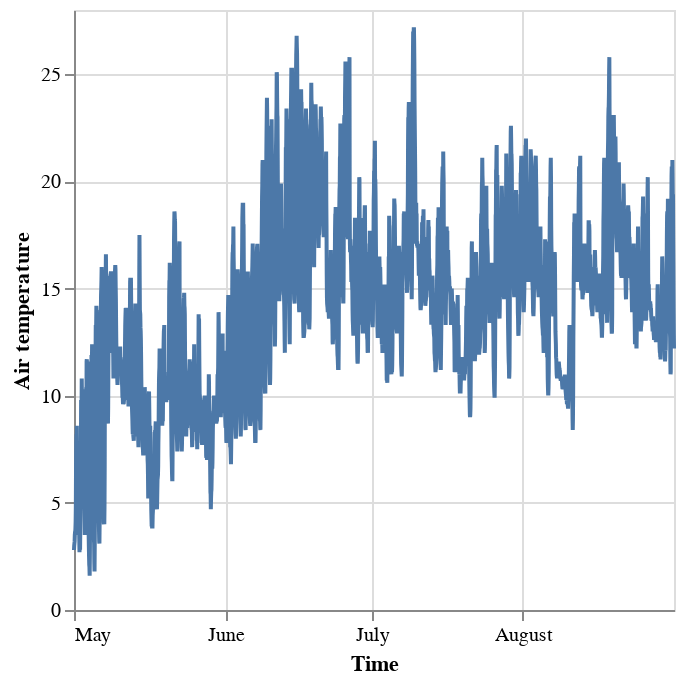

Source (notebook cell):
### Markdown cell above
Flott! Nå kan vi jobbe med tidsdata som er behandlet og formatert på riktig måte. For å lage et tidsorientert diagram følger vi de samme trinnene som vi ville tatt for å lage et hvilket som helst diagram. 

Vi oppretter et `Chart()`-objekt, velger et merke og tilordner en av kanalene til tidsdata. Dette er vanligvis X-kanalen, ettersom tid vanligvis plasseres på en horisontal akse. Vi kan annotere datafeltet med `T` for å indikere for Altair at vi arbeider med tidsdata.

Dette gjør at Y-kanalen kan mappes til et annet felt, for eksempel lufttemperatur.

### Code cell
weather_chart = alt.Chart(weather_subset).mark_line().encode(
    alt.X("Time:T"),
    alt.Y("Air temperature:Q")
)

weather_chart

### Figure 1 — Vega-Lite specification as saved in the notebook (floating-point values rounded to 4 significant figures; data arrays with more than 128 entries replaced by an {"elided": "..."} marker saying what was removed)
{"config": {"view": {"continuousWidth": 300, "continuousHeight": 300}}, "data": {"name": "data-f231a46c3f6deb3a9a6a35e6466b55c1"}, "mark": {"type": "line"}, "encoding": {"x": {"field": "Time", "type": "temporal"}, "y": {"field": "Air temperature", "type": "quantitative"}}, "$schema": "https://vega.github.io/schema/vega-lite/v5.20.1.json", "datasets": {"data-f231a46c3f6deb3a9a6a35e6466b55c1": {"elided": "2952 records"}}}
